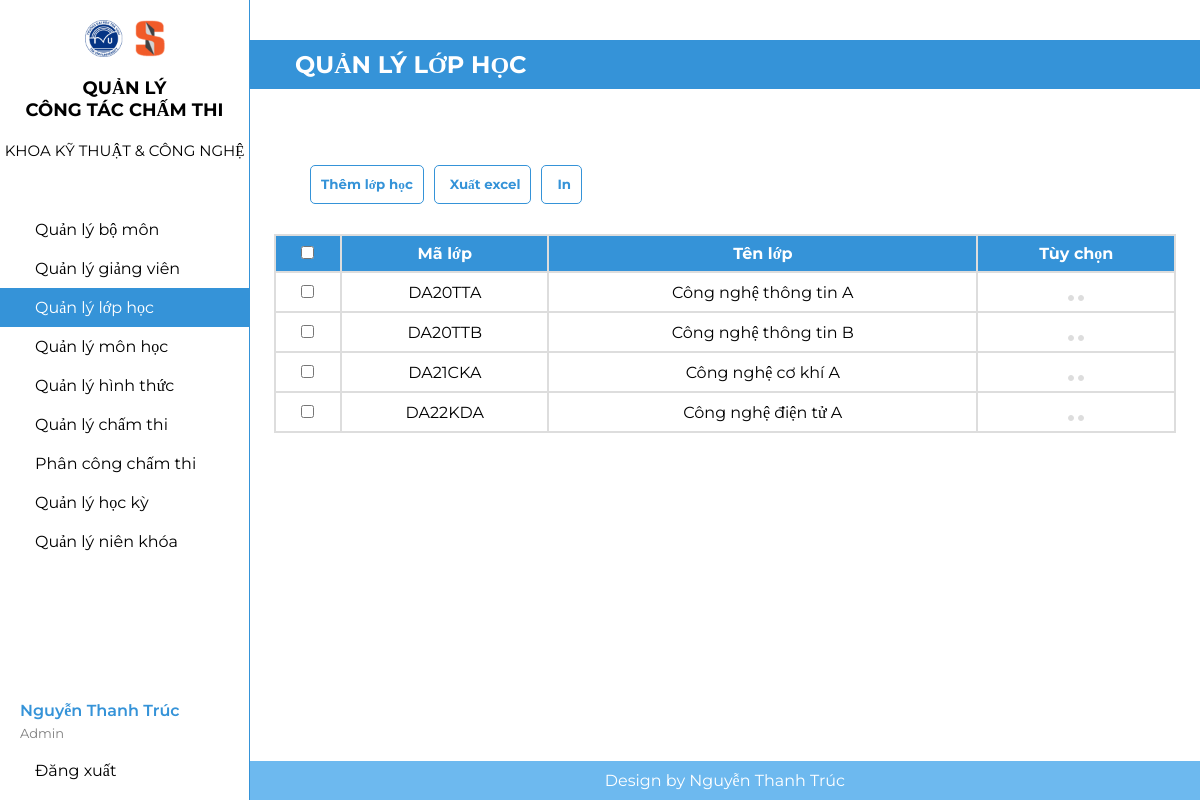
Page /lophoc.php (signed in) on the committed database.
### tables this page shows
CREATE TABLE `lop` (
  `MaLop` varchar(20) NOT NULL,
  `TenLop` varchar(50) NOT NULL
);

### lophoc.php (the view, shortened to what this page needs)
<?php
include("headerad.php");
?>
            <div class="h2text">
            <h2>
                QUẢN LÝ LỚP HỌC
            </h2>
            </div>
                <div class="btn">
                        <button>
                            <a href="themlop.php">
                            Thêm lớp học
                            </a>
                        </button>
                        <button>
                            Xuất excel
                        </button>
                        <button>
                            In
                        </button>
                </div>
            <div class="quanly">
                <table class="table">
                    <tr>
                        <th><input type="checkbox"/></th>
                        <th>Mã lớp</th>
                        <th>Tên lớp</th>
                        <th>Tùy chọn</th>
                    </tr>
                    <?php
                            include("ketnoi.php");
                            $sql="select * from lop";
                            $kq=mysqli_query($conn,$sql) or die ("Không thể xuất thông tin".mysqli_error());
                            while($row=mysqli_fetch_array($kq))
                            {
                                echo "<tr>";
                                echo "<td height='40px'><input type='checkbox'></td>";
                                echo "<td>" . $row["MaLop"] . "</td>";
                                $usern = $row["MaLop"];
                                echo "<td>" . $row["TenLop"] . "</td>";
                                echo "<td>
                                <a href='sualop.php?user=$usern'><button><ion-icon name='pencil'></ion-icon></button></a>
                                <a href='xoalop.php?user=$usern'><button><ion-icon name='trash'></button></ion-icon></a>
                                </td>";
                            echo "</tr>";
                            }
                            ?>
                </table>
            </div>
            <?php
include("footer.php");
?>

### headerad.php (shortened to what this page needs)
<!DOCTYPE html>
<html lang="en">
<head>
    <link rel="stylesheet" href="adminn.css" />
</head>
<body>
<?php
    include("ketnoi.php");
    $userlogin = $_SESSION["admin"];
    $sql2 = "select * from admin where emailad='" . $userlogin . "'";
    $kq2 = mysqli_query($conn, $sql2) or die("Không thể xuất thông tin người dùng " . mysqli_error());
    $admin_login =  mysqli_fetch_array($kq2);
    ?>
    <div class="admin_layout">
        <div class="admin_layout_left">
            <div class="admin_item">
                <img src="./hinh/TVU-SET.png" />
                <h2>QUẢN LÝ<br>CÔNG TÁC CHẤM THI</h2>
                <h3>KHOA KỸ THUẬT & CÔNG NGHỆ</h3>
            </div>
            <div class="admin_tab">
                <a href="bomon.php" class="tab_item">
                    <span>Quản lý bộ môn</span>
                </a>
                <a href="giangvien.php" class="tab_item">
                    <span>Quản lý giảng viên</span>
                </a>
                <a href="lophoc.php" class="tab_item">
                    <span>Quản lý lớp học</span>
                </a>
                <a href="monhoc.php" class="tab_item">
                    <span>Quản lý môn học</span>
                </a>
                <a href="hinhthuc.php" class="tab_item">
                    <span>Quản lý hình thức</span>
                </a>
                <a href="chamthi.php" class="tab_item">
                    <span>Quản lý chấm thi</span>
                </a>
                <a href="phancongcham.php" class="tab_item">
                    <span>Phân công chấm thi</span>
                </a>
                <a href="hocky.php" class="tab_item">
                    <span>Quản lý học kỳ</span>
                </a>
                <a href="nienkhoa.php" class="tab_item">
                    <span>Quản lý niên khóa</span>
                </a>
            </div>
            <div class="fi_tab">
                <div class="fi_tab_item_info">
                    <div class="fi_tab_itemtext">
                        <span><?php echo $admin_login["tenad"]; ?></span>
                    </div>
                    <div class="fi_tab_itemadimin">
                        <span>Admin</span>
                    </div>
                </div>
                <a href="logout.php" class="fi_tab_logout">
                    <span>Đăng xuất</span>
                </a>
            </div>
        </div>
        <div class="admin_layout_right">

### adminn.css (style rules this page uses)
* { margin: 0; padding: 0; box-sizing: border-box; font-family: Montserrat; }
.admin_layout { display: flex; width: 100%; height: 100vh; }
.admin_layout_left { display: flex; flex-direction: column; background-color: white; width: 250px; height: 100%; border-right: 1px solid #3593D8; position: relative; }
.admin_layout_right { display: flex; flex-direction: column; background-color: white; flex: 1; min-height: 100%; position: relative; }
.admin_item { display: flex; flex-direction: column; align-items: center; gap: 10px; }
.admin_item img { display: block; width: 80px; padding-top: 20px; }
.admin_item h2 { font-size: 18px; text-align: center; }
.admin_item h3 { font-size: 15px; font-weight: 400; }
.admin_tab { display: flex; flex-direction: column; margin-top: 50px; width: 100%; }
.tab_item { display: flex; align-items: center; padding: 10px 20px; gap: 15px; text-decoration: none; color: black; }
.fi_tab { display: flex; flex-direction: column; position: absolute; width: 100%; bottom: 10px; }
.fi_tab_item_info { display: flex; flex-direction: column; padding: 10px 20px; gap: 5px; }
.fi_tab_logout { display: flex; align-items: center; padding: 10px 20px; gap: 15px; text-decoration: none; color: black; }
.fi_tab_itemtext { display: flex; color: #3593D8; font-weight: 600; }
.fi_tab_itemadimin { display: flex; color: gray; font-size: small; }

### headerad.php (style rules this page uses)
* { text-decoration: none; }
.quanly { display: flex; flex-direction: column; align-items: center; }
h2 { display: flex; align-items: center; padding: 10px 20px; gap: 15px; }
.h2text h2 { color:white; background-color: #3593D8; margin-top: 40px; padding: 10px 30px; }
.btn { display: flex; margin-top: 8%; margin-left: 60px; gap: 10px; align-items: left; }
.btn button a { color:#3593D8; text-decoration: none; }
.btn button { display: flex; border: 1px solid #3593D8; padding: 10px 10px; background-color: white; color: #3593D8; font-weight: bold; border-radius: 5px; gap:5px; }
table { font-family: arial, sans-serif; border-collapse: collapse; width: 95%; align-items: center; border: 2px solid #dddddd; justify-content: center; margin-top: 30px; }
td, th { border: 2px solid #dddddd; text-align: center; padding: 8px; }
th { color: white; background-color: #3593D8; }
td button { background-color: #dddddd; padding: 2px 2px; color:#3593D8; border: 1px solid #dddddd; font-weight: bold; border-radius: 5px; }

### lophoc.php (style rules this page uses)
.admin_tab :nth-child(3) { background-color: #3593D8; color: white; }

### rows in the picture
lop: MaLop "DA20TTA", TenLop "Công nghệ thông tin A"
lop: MaLop "DA20TTB", TenLop "Công nghệ thông tin B"
lop: MaLop "DA21CKA", TenLop "Công nghệ cơ khí A"
lop: MaLop "DA22KDA", TenLop "Công nghệ điện tử A"

### other values in the picture
$admin_login["tenad"] "Nguyễn Thanh Trúc"
